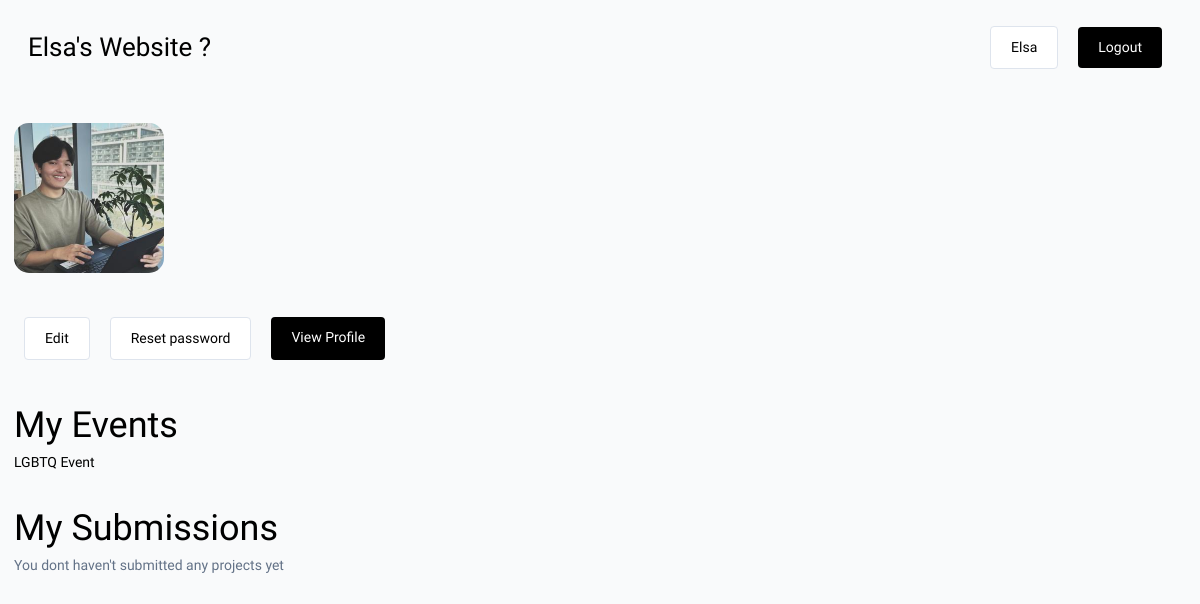
The page /account/ (signed in) on the database its author committed.
### base/models.py (models this page shows, shortened)
class User(AbstractUser):
    name = models.CharField(max_length=100, null=True)
    email = models.EmailField(unique=True, null=True)
    bio = models.TextField(null=True, blank=True)
    hackathon_participant = models.BooleanField(default=True, null=True)
    avatar = ResizedImageField(size=[300,300], default='avatar.png')
    id = models.UUIDField(default=uuid.uuid4, unique=True,
                          primary_key=True, editable=False)
    USERNAME_FIELD = 'email'
    REQUIRED_FIELDS = ['username']
    twitter = models.URLField(max_length=500, null=True, blank=True)
    linkedin = models.URLField(max_length=500, null=True, blank=True)
    website = models.URLField(max_length=500, null=True, blank=True)
    facebook = models.URLField(max_length=500, null=True, blank=True)
    github = models.URLField(max_length=500, null=True, blank=True)
    class Meta:
        ordering = ['avatar']

class Event(models.Model):
    name = models.CharField(max_length=200)
    preview = models.TextField(null=True, blank=True)
    description = models.TextField(null=True, blank=True)
    participants = models.ManyToManyField(User, blank=True, related_name='events')
    start_date = models.DateTimeField(null=True)
    end_date = models.DateTimeField(null=True)
    registration_deadline = models.DateTimeField(null=True)
    updated = models.DateTimeField(auto_now=True)
    created = models.DateTimeField(auto_now_add=True)
    id = models.UUIDField(default=uuid.uuid4, unique=True,
                          primary_key=True, editable=False)
    class Meta:
        ordering = ['-end_date']

### base/views.py (the view)
# urls.py: path('account/', views.account_page, name="account"),
@login_required(login_url='/login')
def account_page(request):
    user = request.user
    context = {'user':user}
    return render(request, 'account.html', context)

### templates/account.html
{% extends 'main.html' %}
{% block content %}
    <div class="section">
        <img class="user--avatar--lg" src="{{user.avatar.url}}"/>
    </div>
    <div id="account--buttons">
        <a class="btn btn--secondary" href="{% url 'edit-account' %}">Edit</a>
        <a class="btn btn--secondary" href="{% url 'change-password' %}">Reset password</a>
        <a class="btn btn--primary" href="{% url 'profile' user.id %}">View Profile</a>
    </div>
    <div class="section">
        <h3>My Events</h3>
        {% for event in user.events.all %}
            <a href="{% url 'event' event.id %}">{{event.name}}</a>
        {% empty %}
            <p>You haven't registed for any events</p>
        {% endfor %}
    </div>
    <div class="section">
        <h3>My Submissions</h3>
        {% for sub in user.submissions.all %}
            <a href="{% url 'update-submission' sub.id %}">{{sub.event.name}}</a>
            {% empty %}
            <p>You dont haven't submitted any projects yet</p>
        {% endfor %}
    </div>
{% endblock content %}

### templates/navbar.html (shortened to what this page needs)
{% load static %}
<nav >
    <div id="logo--wrapper">
        <a href="{% url 'home' %}">
            <h4 id="logo--text">Elsa's Website ?</h4>
        </a>
    </div>
    <div id="nav--col3">
        {% if request.user.is_authenticated %}
        <a class="btn btn--secondary" href="{% url 'account' %}">{{request.user.name}}</a>
        <a class="btn btn--primary" href="{% url 'logout' %}">Logout</a>
        {% else %}
        <a class="btn btn--secondary" href="{% url 'login' %}">Login</a>
        <a class="btn btn--primary" href="{% url 'register' %}">Register</a>
        {% endif %}
    </div>
</nav>

### static/css/main.css (style rules this page uses)
* { box-sizing: border-box; margin: 0; padding: 0; font-family: 'Readex Pro'; background-color: rgb(249, 250,251); line-height: 1.5em; color: #000; font-size: 14px; }
h1,h2,h3,h4,h5,h6 { font-weight: 500; }
h3 { font-size: 36px; }
h4 { font-size: 32px; }
p { color: #637287; }
a { text-decoration: none; }
.section { margin: 2em 0; }
.btn { padding: 10px 20px; border-radius: 4px; text-decoration: none; color: black; display: block; width: fit-content; margin: 10px; background-color: none; border: none; }
.btn--primary { background-color:#000; color: #fff; }
.btn--secondary { background-color:#fff; color: #000; border: 1px solid #DEE4ED; }
nav { background-image: url('images/background.jpg'); display: flex; justify-content: space-between; align-items: center; width: 100%; padding: 0.5em 2em; }
nav a { text-decoration: none; color: black; margin: 0 10px; }
#logo--text { font-size: 26px; font-weight: 500; }
#nav--col3 { display: flex; justify-content: space-between; align-items: center; }
.user--avatar--lg { height: 150px; width: 150px; object-fit: cover; border-radius: 15px; margin: 0; padding: 0; line-height: 0; }
#account--buttons { display: flex; flex-wrap: wrap; }

### rows shown on the page
User: user.name "Elsa", avatar (picture)
Event: name "LGBTQ Event"
